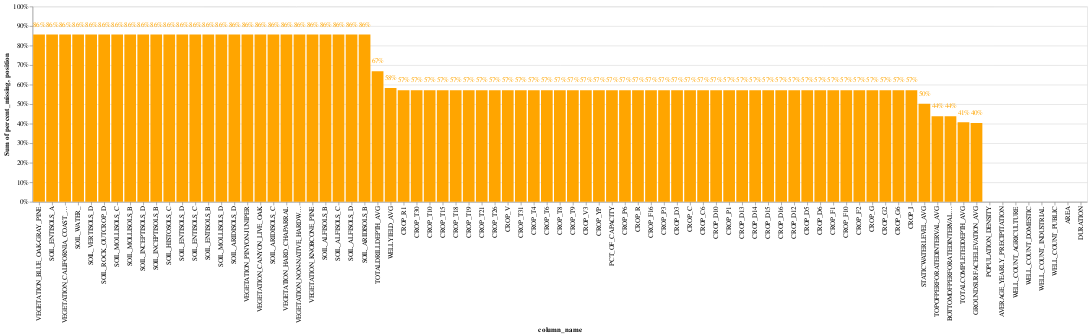

Notebook cell for this chart:
### Markdown cell above
### Preprocessing Data

### Code cell
draw_missing_data_chart(X_train)

### Figure 1 — Vega-Lite specification as saved in the notebook (floating-point values rounded to 4 significant figures)
{"config": {"view": {"continuousWidth": 400, "continuousHeight": 300}}, "layer": [{"mark": "bar", "encoding": {"color": {"value": "orange"}, "tooltip": [{"field": "column_name", "type": "nominal"}, {"field": "percent_missing", "type": "quantitative"}], "x": {"field": "column_name", "sort": ["VEGETATION_BLUE_OAK-GRAY_PINE", "SOIL_ENTISOLS_A", "VEGETATION_CALIFORNIA_COAST_LIVE_OAK", "SOIL_WATER_", "SOIL_VERTISOLS_D", "SOIL_ROCK_OUTCROP_D", "SOIL_MOLLISOLS_C", "SOIL_MOLLISOLS_B", "SOIL_INCEPTISOLS_D", "SOIL_INCEPTISOLS_B", "SOIL_HISTOSOLS_C", "SOIL_ENTISOLS_D", "SOIL_ENTISOLS_C", "SOIL_ENTISOLS_B", "SOIL_MOLLISOLS_D", "SOIL_ARIDISOLS_D", "VEGETATION_PINYON-JUNIPER", "VEGETATION_CANYON_LIVE_OAK", "SOIL_ARIDISOLS_C", "VEGETATION_HARD_CHAPARRAL", "VEGETATION_NON-NATIVE_HARDWOOD_FOREST", "VEGETATION_KNOBCONE_PINE", "SOIL_ALFISOLS_B", "SOIL_ALFISOLS_C", "SOIL_ALFISOLS_D", "SOIL_ARIDISOLS_B", "TOTALDRILLDEPTH_AVG", "WELLYIELD_AVG", "CROP_R1", "CROP_T30", "CROP_T10", "CROP_T15", "CROP_T18", "CROP_T19", "CROP_T21", "CROP_T26", "CROP_V", "CROP_T31", "CROP_T4", "CROP_T6", "CROP_T8", "CROP_T9", "CROP_V3", "CROP_YP", "PCT_OF_CAPACITY", "CROP_P6", "CROP_R", "CROP_F16", "CROP_P3", "CROP_D3", "CROP_C", "CROP_C6", "CROP_D10", "CROP_P1", "CROP_D13", "CROP_D14", "CROP_D15", "CROP_D16", "CROP_D12", "CROP_D5", "CROP_D6", "CROP_F1", "CROP_F10", "CROP_F2", "CROP_G", "CROP_G2", "CROP_G6", "CROP_I", "STATICWATERLEVEL_AVG", "TOPOFPERFORATEDINTERVAL_AVG", "BOTTOMOFPERFORATEDINTERVAL_AVG", "TOTALCOMPLETEDDEPTH_AVG", "GROUNDSURFACEELEVATION_AVG", "POPULATION_DENSITY", "AVERAGE_YEARLY_PRECIPITATION", "WELL_COUNT_AGRICULTURE", "WELL_COUNT_DOMESTIC", "WELL_COUNT_INDUSTRIAL", "WELL_COUNT_PUBLIC", "AREA", "DURATION"], "type": "nominal"}, "y": {"aggregate": "sum", "axis": {"format": "%"}, "field": "percent_missing", "stack": "normalize", "type": "quantitative"}}}, {"mark": {"type": "text", "align": "center", "color": "black", "fontSize": 10}, "encoding": {"color": {"value": "orange"}, "text": {"field": "percent_missing", "format": ".0%", "type": "quantitative"}, "tooltip": [{"field": "column_name", "type": "nominal"}, {"field": "percent_missing", "type": "quantitative"}], "x": {"field": "column_name", "sort": ["VEGETATION_BLUE_OAK-GRAY_PINE", "SOIL_ENTISOLS_A", "VEGETATION_CALIFORNIA_COAST_LIVE_OAK", "SOIL_WATER_", "SOIL_VERTISOLS_D", "SOIL_ROCK_OUTCROP_D", "SOIL_MOLLISOLS_C", "SOIL_MOLLISOLS_B", "SOIL_INCEPTISOLS_D", "SOIL_INCEPTISOLS_B", "SOIL_HISTOSOLS_C", "SOIL_ENTISOLS_D", "SOIL_ENTISOLS_C", "SOIL_ENTISOLS_B", "SOIL_MOLLISOLS_D", "SOIL_ARIDISOLS_D", "VEGETATION_PINYON-JUNIPER", "VEGETATION_CANYON_LIVE_OAK", "SOIL_ARIDISOLS_C", "VEGETATION_HARD_CHAPARRAL", "VEGETATION_NON-NATIVE_HARDWOOD_FOREST", "VEGETATION_KNOBCONE_PINE", "SOIL_ALFISOLS_B", "SOIL_ALFISOLS_C", "SOIL_ALFISOLS_D", "SOIL_ARIDISOLS_B", "TOTALDRILLDEPTH_AVG", "WELLYIELD_AVG", "CROP_R1", "CROP_T30", "CROP_T10", "CROP_T15", "CROP_T18", "CROP_T19", "CROP_T21", "CROP_T26", "CROP_V", "CROP_T31", "CROP_T4", "CROP_T6", "CROP_T8", "CROP_T9", "CROP_V3", "CROP_YP", "PCT_OF_CAPACITY", "CROP_P6", "CROP_R", "CROP_F16", "CROP_P3", "CROP_D3", "CROP_C", "CROP_C6", "CROP_D10", "CROP_P1", "CROP_D13", "CROP_D14", "CROP_D15", "CROP_D16", "CROP_D12", "CROP_D5", "CROP_D6", "CROP_F1", "CROP_F10", "CROP_F2", "CROP_G", "CROP_G2", "CROP_G6", "CROP_I", "STATICWATERLEVEL_AVG", "TOPOFPERFORATEDINTERVAL_AVG", "BOTTOMOFPERFORATEDINTERVAL_AVG", "TOTALCOMPLETEDDEPTH_AVG", "GROUNDSURFACEELEVATION_AVG", "POPULATION_DENSITY", "AVERAGE_YEARLY_PRECIPITATION", "WELL_COUNT_AGRICULTURE", "WELL_COUNT_DOMESTIC", "WELL_COUNT_INDUSTRIAL", "WELL_COUNT_PUBLIC", "AREA", "DURATION"], "type": "nominal"}, "y": {"field": "position", "type": "quantitative"}}, "transform": [{"calculate": "datum.percent_missing + 0.05 * datum.percent_missing / abs(datum.percent_missing)", "as": "position"}]}], "data": {"name": "data-b1b9f8994b15d4795e22866bb59d43a8"}, "$schema": "https://vega.github.io/schema/vega-lite/v4.17.0.json", "datasets": {"data-b1b9f8994b15d4795e22866bb59d43a8": [{"column_name": "VEGETATION_BLUE_OAK-GRAY_PINE", "percent_missing": 0.8571}, {"column_name": "SOIL_ENTISOLS_A", "percent_missing": 0.8571}, {"column_name": "VEGETATION_CALIFORNIA_COAST_LIVE_OAK", "percent_missing": 0.8571}, {"column_name": "SOIL_WATER_", "percent_missing": 0.8571}, {"column_name": "SOIL_VERTISOLS_D", "percent_missing": 0.8571}, {"column_name": "SOIL_ROCK_OUTCROP_D", "percent_missing": 0.8571}, {"column_name": "SOIL_MOLLISOLS_C", "percent_missing": 0.8571}, {"column_name": "SOIL_MOLLISOLS_B", "percent_missing": 0.8571}, {"column_name": "SOIL_INCEPTISOLS_D", "percent_missing": 0.8571}, {"column_name": "SOIL_INCEPTISOLS_B", "percent_missing": 0.8571}, {"column_name": "SOIL_HISTOSOLS_C", "percent_missing": 0.8571}, {"column_name": "SOIL_ENTISOLS_D", "percent_missing": 0.8571}, {"column_name": "SOIL_ENTISOLS_C", "percent_missing": 0.8571}, {"column_name": "SOIL_ENTISOLS_B", "percent_missing": 0.8571}, {"column_name": "SOIL_MOLLISOLS_D", "percent_missing": 0.8571}, {"column_name": "SOIL_ARIDISOLS_D", "percent_missing": 0.8571}, {"column_name": "VEGETATION_PINYON-JUNIPER", "percent_missing": 0.8571}, {"column_name": "VEGETATION_CANYON_LIVE_OAK", "percent_missing": 0.8571}, {"column_name": "SOIL_ARIDISOLS_C", "percent_missing": 0.8571}, {"column_name": "VEGETATION_HARD_CHAPARRAL", "percent_missing": 0.8571}, {"column_name": "VEGETATION_NON-NATIVE_HARDWOOD_FOREST", "percent_missing": 0.8571}, {"column_name": "VEGETATION_KNOBCONE_PINE", "percent_missing": 0.8571}, {"column_name": "SOIL_ALFISOLS_B", "percent_missing": 0.8571}, {"column_name": "SOIL_ALFISOLS_C", "percent_missing": 0.8571}, {"column_name": "SOIL_ALFISOLS_D", "percent_missing": 0.8571}, {"column_name": "SOIL_ARIDISOLS_B", "percent_missing": 0.8571}, {"column_name": "TOTALDRILLDEPTH_AVG", "percent_missing": 0.6689}, {"column_name": "WELLYIELD_AVG", "percent_missing": 0.5822}, {"column_name": "CROP_R1", "percent_missing": 0.5714}, {"column_name": "CROP_T30", "percent_missing": 0.5714}, {"column_name": "CROP_T10", "percent_missing": 0.5714}, {"column_name": "CROP_T15", "percent_missing": 0.5714}, {"column_name": "CROP_T18", "percent_missing": 0.5714}, {"column_name": "CROP_T19", "percent_missing": 0.5714}, {"column_name": "CROP_T21", "percent_missing": 0.5714}, {"column_name": "CROP_T26", "percent_missing": 0.5714}, {"column_name": "CROP_V", "percent_missing": 0.5714}, {"column_name": "CROP_T31", "percent_missing": 0.5714}, {"column_name": "CROP_T4", "percent_missing": 0.5714}, {"column_name": "CROP_T6", "percent_missing": 0.5714}, {"column_name": "CROP_T8", "percent_missing": 0.5714}, {"column_name": "CROP_T9", "percent_missing": 0.5714}, {"column_name": "CROP_V3", "percent_missing": 0.5714}, {"column_name": "CROP_YP", "percent_missing": 0.5714}, {"column_name": "PCT_OF_CAPACITY", "percent_missing": 0.5714}, {"column_name": "CROP_P6", "percent_missing": 0.5714}, {"column_name": "CROP_R", "percent_missing": 0.5714}, {"column_name": "CROP_F16", "percent_missing": 0.5714}, {"column_name": "CROP_P3", "percent_missing": 0.5714}, {"column_name": "CROP_D3", "percent_missing": 0.5714}, {"column_name": "CROP_C", "percent_missing": 0.5714}, {"column_name": "CROP_C6", "percent_missing": 0.5714}, {"column_name": "CROP_D10", "percent_missing": 0.5714}, {"column_name": "CROP_P1", "percent_missing": 0.5714}, {"column_name": "CROP_D13", "percent_missing": 0.5714}, {"column_name": "CROP_D14", "percent_missing": 0.5714}, {"column_name": "CROP_D15", "percent_missing": 0.5714}, {"column_name": "CROP_D16", "percent_missing": 0.5714}, {"column_name": "CROP_D12", "percent_missing": 0.5714}, {"column_name": "CROP_D5", "percent_missing": 0.5714}, {"column_name": "CROP_D6", "percent_missing": 0.5714}, {"column_name": "CROP_F1", "percent_missing": 0.5714}, {"column_name": "CROP_F10", "percent_missing": 0.5714}, {"column_name": "CROP_F2", "percent_missing": 0.5714}, {"column_name": "CROP_G", "percent_missing": 0.5714}, {"column_name": "CROP_G2", "percent_missing": 0.5714}, {"column_name": "CROP_G6", "percent_missing": 0.5714}, {"column_name": "CROP_I", "percent_missing": 0.5714}, {"column_name": "STATICWATERLEVEL_AVG", "percent_missing": 0.5018}, {"column_name": "TOPOFPERFORATEDINTERVAL_AVG", "percent_missing": 0.4387}, {"column_name": "BOTTOMOFPERFORATEDINTERVAL_AVG", "percent_missing": 0.4384}, {"column_name": "TOTALCOMPLETEDDEPTH_AVG", "percent_missing": 0.4071}, {"column_name": "GROUNDSURFACEELEVATION_AVG", "percent_missing": 0.4041}, {"column_name": "POPULATION_DENSITY", "percent_missing": 0.0}, {"column_name": "AVERAGE_YEARLY_PRECIPITATION", "percent_missing": 0.0}, {"column_name": "WELL_COUNT_AGRICULTURE", "percent_missing": 0.0}, {"column_name": "WELL_COUNT_DOMESTIC", "percent_missing": 0.0}, {"column_name": "WELL_COUNT_INDUSTRIAL", "percent_missing": 0.0}, {"column_name": "WELL_COUNT_PUBLIC", "percent_missing": 0.0}, {"column_name": "AREA", "percent_missing": 0.0}, {"column_name": "DURATION", "percent_missing": 0.0}]}}
